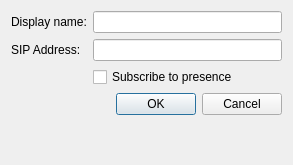
<?xml version="1.0" encoding="UTF-8"?>
<ui version="4.0">
 <class>NewBuddyDialog</class>
 <widget class="QDialog" name="NewBuddyDialog">
  <property name="geometry">
   <rect>
    <x>0</x>
    <y>0</y>
    <width>293</width>
    <height>165</height>
   </rect>
  </property>
  <property name="sizePolicy">
   <sizepolicy hsizetype="Fixed" vsizetype="Fixed">
    <horstretch>0</horstretch>
    <verstretch>0</verstretch>
   </sizepolicy>
  </property>
  <property name="windowTitle">
   <string>Dialog</string>
  </property>
  <layout class="QFormLayout" name="formLayout">
   <property name="fieldGrowthPolicy">
    <enum>QFormLayout::AllNonFixedFieldsGrow</enum>
   </property>
   <item row="0" column="0">
    <widget class="QLabel" name="displayNameLabel">
     <property name="text">
      <string>Display name:</string>
     </property>
    </widget>
   </item>
   <item row="0" column="1">
    <widget class="QLineEdit" name="buddyDisplayName"/>
   </item>
   <item row="1" column="0">
    <widget class="QLabel" name="sipAddressLabel">
     <property name="text">
      <string>SIP Address:</string>
     </property>
    </widget>
   </item>
   <item row="1" column="1">
    <widget class="QLineEdit" name="buddySipAddress"/>
   </item>
   <item row="2" column="1">
    <widget class="QCheckBox" name="subscribeToPresence">
     <property name="text">
      <string>Subscribe to presence</string>
     </property>
    </widget>
   </item>
   <item row="4" column="1">
    <widget class="QDialogButtonBox" name="buttonBox">
     <property name="orientation">
      <enum>Qt::Horizontal</enum>
     </property>
     <property name="standardButtons">
      <set>QDialogButtonBox::Cancel|QDialogButtonBox::Ok</set>
     </property>
    </widget>
   </item>
  </layout>
 </widget>
 <resources/>
 <connections>
  <connection>
   <sender>buttonBox</sender>
   <signal>accepted()</signal>
   <receiver>NewBuddyDialog</receiver>
   <slot>accept()</slot>
   <hints>
    <hint type="sourcelabel">
     <x>248</x>
     <y>254</y>
    </hint>
    <hint type="destinationlabel">
     <x>157</x>
     <y>274</y>
    </hint>
   </hints>
  </connection>
  <connection>
   <sender>buttonBox</sender>
   <signal>rejected()</signal>
   <receiver>NewBuddyDialog</receiver>
   <slot>reject()</slot>
   <hints>
    <hint type="sourcelabel">
     <x>316</x>
     <y>260</y>
    </hint>
    <hint type="destinationlabel">
     <x>286</x>
     <y>274</y>
    </hint>
   </hints>
  </connection>
 </connections>
</ui>
